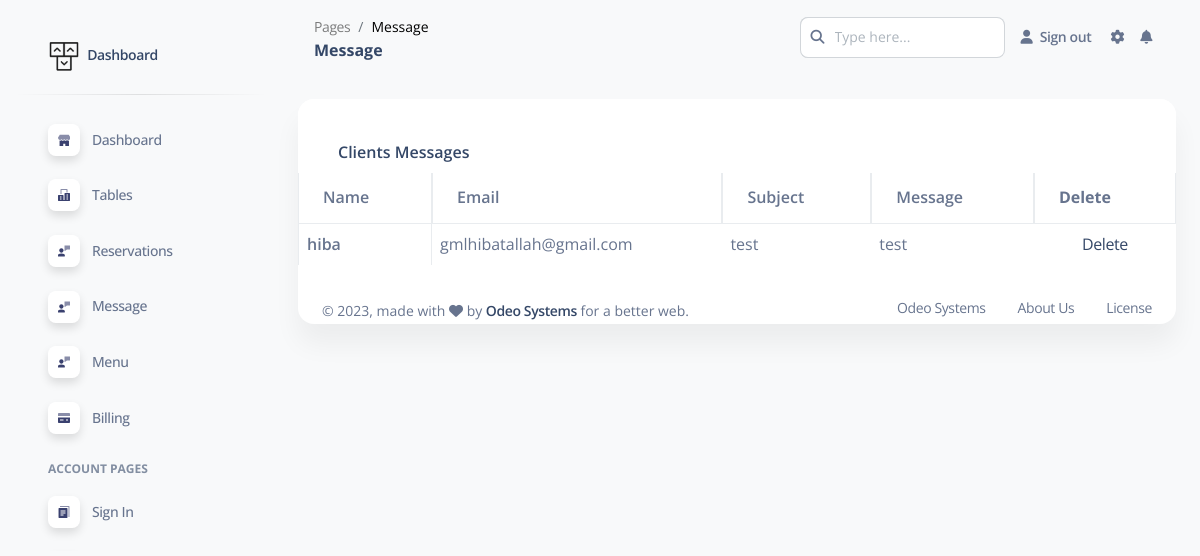
Page /admin/pages/contact.php on the earlier database version.
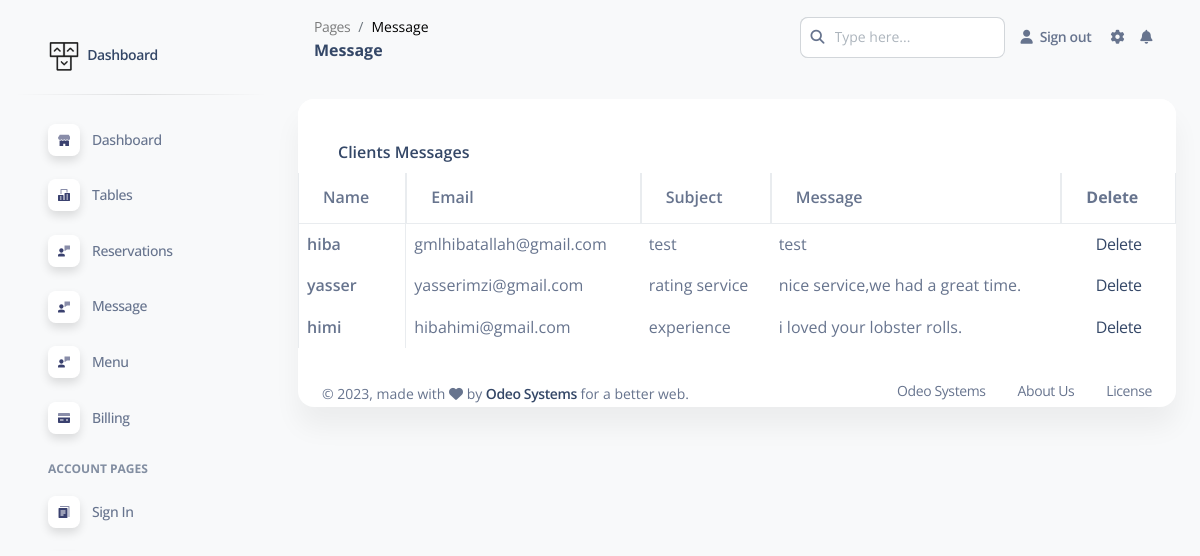
Same page on the later database version.
### tables this page shows
CREATE TABLE `contact_us` (
  `name` varchar(255) NOT NULL,
  `email` varchar(255) NOT NULL,
  `subject` varchar(255) NOT NULL,
  `message` varchar(255) NOT NULL
);

### admin/pages/contact.php (the view, shortened to what the changed rows need)
<!DOCTYPE html>
<html lang="en">
<head>
  <link href="../assets/css/nucleo-icons.css" rel="stylesheet" />
  <link href="../assets/css/nucleo-svg.css" rel="stylesheet" />
  <link href="../assets/css/nucleo-svg.css" rel="stylesheet" />
  <link id="pagestyle" href="../assets/css/soft-ui-dashboard.css?v=1.0.5" rel="stylesheet" />
</head>
<body class="g-sidenav-show  bg-gray-100">
    <main class="main-content position-relative max-height-vh-100 h-100 border-radius-lg ">
    <div class="container-fluid py-4">
      <div class="row">
        <div class="col-12">
          <div class="card mb-4">
    <div class="table-responsive">
<table class="table table-bordered" id="dataTable" width="100%" cellspacing="0">
<thead>
<tr>
<th>Name </th>
<th>Email</th>
<th>Subject</th>
<th>Message</th>
<th><strong>Delete</strong></th>
</tr>
</thead>
<?php
$servername = "localhost";
$username = "root";
$password = "";
$dbname = "odeo_restau";
$conn = new mysqli($servername, $username, $password, $dbname);
$sql = 'SELECT * from `contact_us`  ';
$result = mysqli_query($conn, $sql);
if (mysqli_num_rows($result) > 0) {
while($row = mysqli_fetch_assoc($result)) { ?>
<tbody>
<tr>
<th>
<?php echo $row['name']; ?>
</th>
<td>
<?php echo $row['email']; ?>
</td>
<td>
<?php echo $row['subject']; ?>
</td>
<td>
<?php echo $row['message']; ?>
</td>
<td align="center">
<a href="delete_r.php?id=<?php echo $row["name"]; ?>">Delete</a>
</td>
</tbody>
<?php
}
} else {
echo '0 results';
}
?>
</table>
    </div>
  </main>
</body>
</html>

Differences in the rows shown:
added contact_us: name "yasser", email "yasserimzi@gmail.com", subject "rating service", message "nice service,we had a great time."
added contact_us: name "himi", email "hibahimi@gmail.com", subject "experience", message "i loved your lobster rolls."
